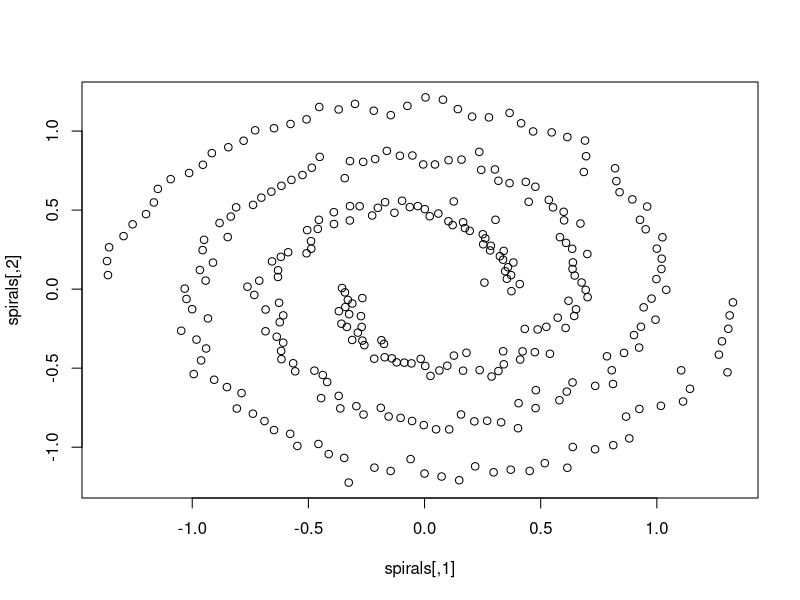
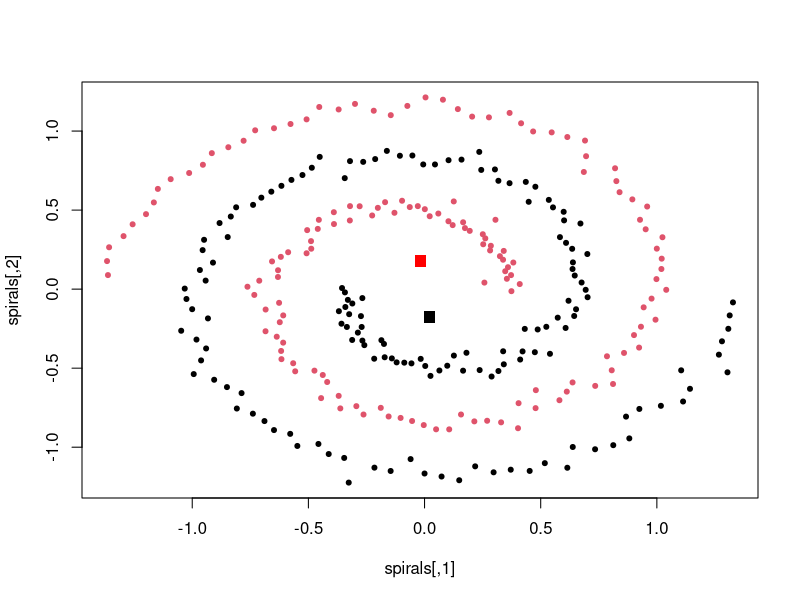
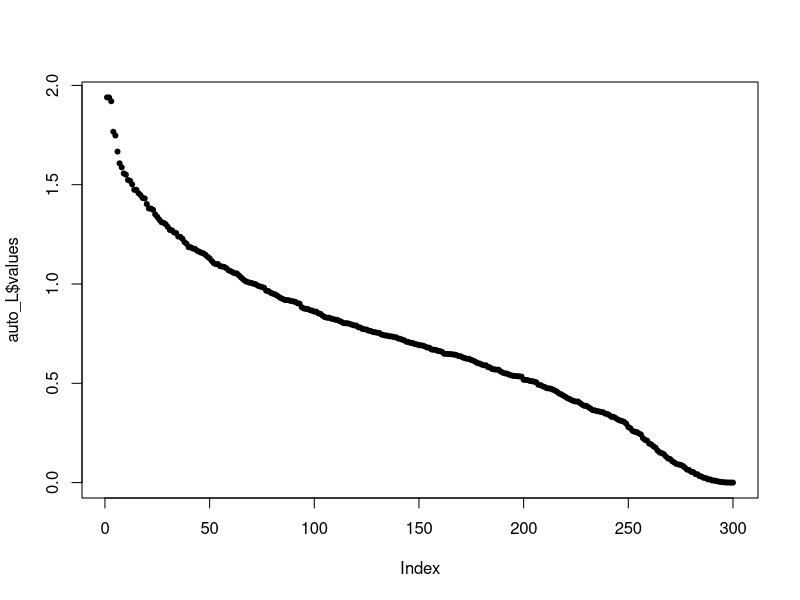
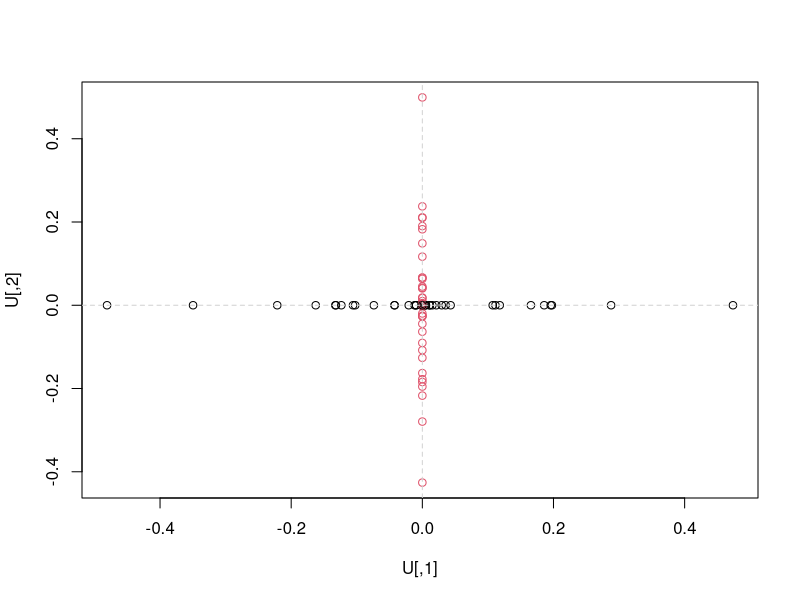

These charts were generated, in order, by the following R code:
### SPECTRAL CLUSTERING

## Libreria
library(kernlab) # permite ademas utilizar un nucleo en la disimilaridad

### EJEMPLO DE PRUEBA
data(spirals)
plot(spirals)  

sc = specc(spirals, centers=2, kernel = "rbfdot") # nucleo gaussiano
sc #lista con objetos entre ellos los clusters
centers(sc); sc@centers # dos opciones para acceder los centros
size(sc) # tamaño de los clusters 
withinss(sc) # variabilidad intra-cluster 
sc@.Data # etiquetas de clusters para cada dato

plot(spirals, col=sc, pch=20)
points(centers(sc)[1,1], centers(sc)[1,2], pch=15, cex=1.5, col="black")
points(centers(sc)[2,1], centers(sc)[2,2], pch=15, cex=1.5, col="red")


### EJERCICIO PARA HACER EN CLASE

#1. Comparar el resultado que arrojaria dbscan para "spirals" 
#2. Comparar la permonce de ambos metodos para "multishapes" (utilizar en numero de clusters en specc que considere adecuado)
#3. Observar como funciona specc con banknote



# epsilon - vecindad

lg = function(d, epsilon) {
  d = as.matrix(d)
  n = nrow(d)
  W = matrix(0,nrow=n, ncol=n)
  for (i in 1:n) {
    for (j in 1:n) {
      if (d[i,j] < epsilon) W[i,j] = d[i,j] else W[i,j] = 0
    }
  }
  W2 = (1/2)*(W+t(W)) 
  grado = apply(W,2,sum)
  D = diag(grado)
  L = D - W
  return(L)
}



L = lg(dist(spirals), 0.18)
n = nrow(L)
auto_L = eigen(L)
plot(auto_L$values, pch=20)
U = auto_L$vectors[,1:2]
plot(U, col=sc)
abline(h=0, lty=2, col="lightgrey")
abline(v=0, lty=2, col="lightgrey")

auto_L$values
